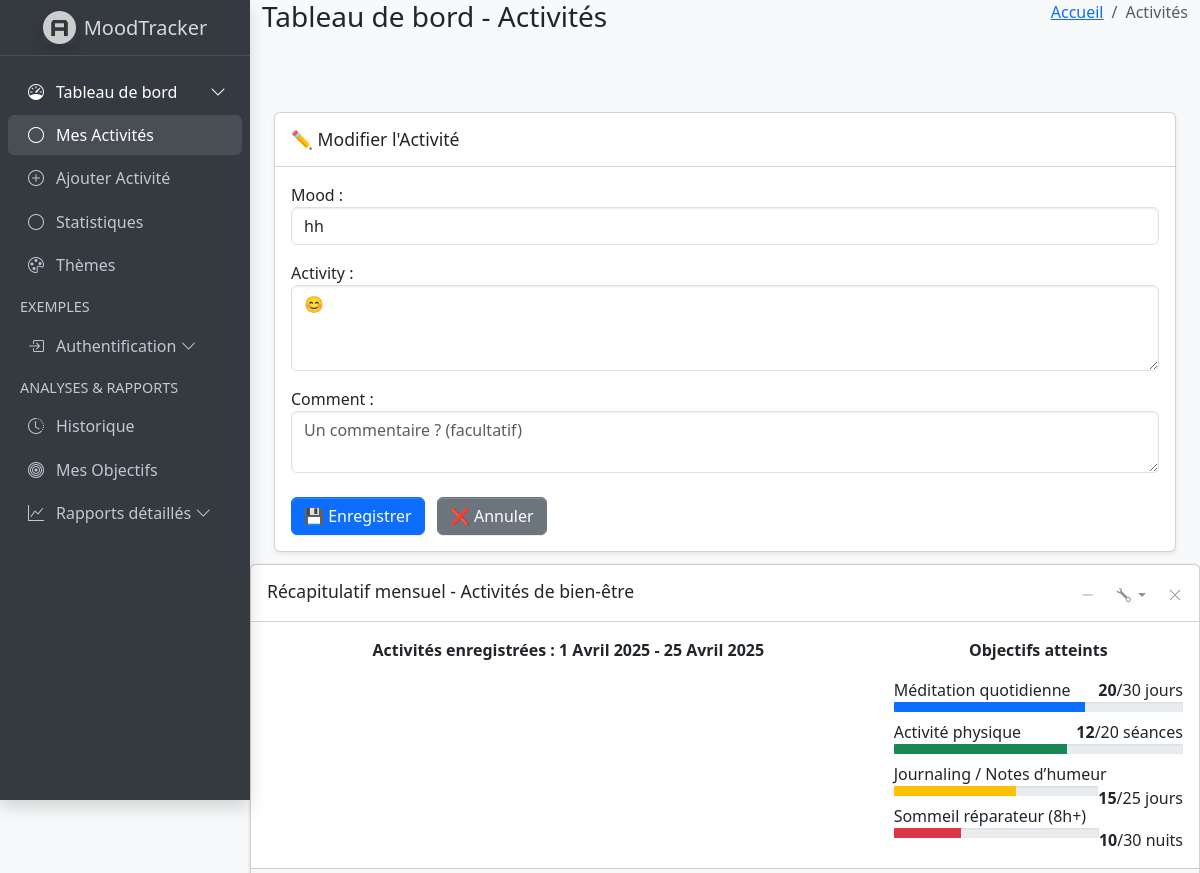
Before: /modifier-activite/1/ (signed in, upper part) with the older database file.
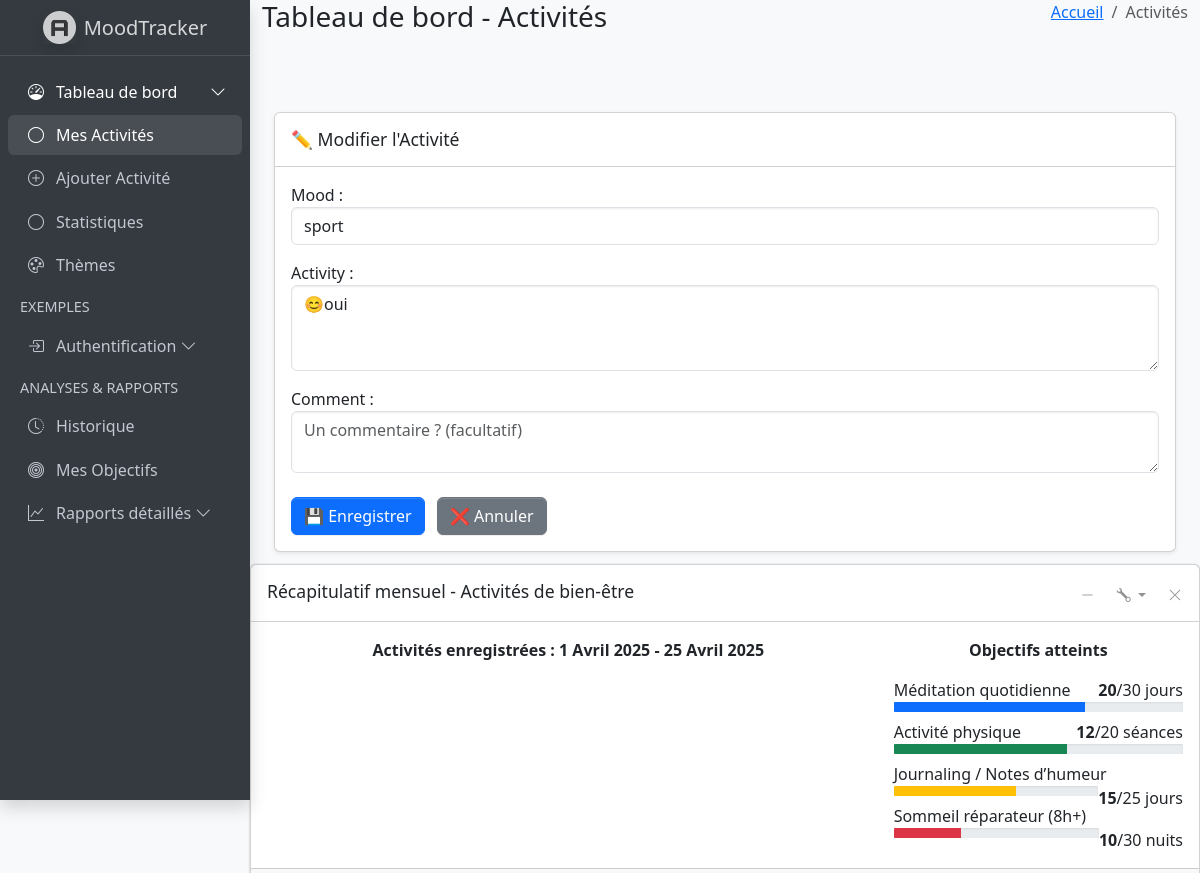
After: the same page with the newer database file.
### activities/models.py (models this page shows, shortened)
class ActiviteBienEtre(models.Model):
    mood = models.CharField(max_length=100)
    activity = models.TextField()
    comment = models.TextField(blank=True, null=True)
    date = models.DateTimeField(auto_now_add=True)
    utilisateur = models.ForeignKey(User, on_delete=models.CASCADE)

### activities/views.py (the view)
# urls.py: path('modifier-activite/<int:id>/', activities_views.edit_activite, name='edit_entry'),
@login_required
def edit_activite(request, id):
    activite = get_object_or_404(ActiviteBienEtre, id=id, utilisateur=request.user)
    if request.method == 'POST':
        form = ActiviteForm(request.POST, instance=activite)
        if form.is_valid():
            form.save()
            messages.success(request, 'Activité modifiée avec succès.')
            return redirect('mes_activites')  # <<< corrigé ici
    else:
        form = ActiviteForm(instance=activite)
    return render(request, 'dashboard/edit_activite.html', {'form': form})

### activities/forms.py
class ActiviteForm(forms.ModelForm):
    class Meta:
        model = ActiviteBienEtre
        fields = ['mood', 'activity', 'comment']
        widgets = {
            'mood': forms.TextInput(attrs={'class': 'form-control', 'placeholder': 'Comment est votre humeur ?'}),
            'activity': forms.Textarea(attrs={'class': 'form-control', 'rows': 3, 'placeholder': 'Décrivez votre activité'}),
            'comment': forms.Textarea(attrs={'class': 'form-control', 'rows': 2, 'placeholder': 'Un commentaire ? (facultatif)'}),
        }

### activities/templates/dashboard/edit_activite.html (shortened to what this page needs)
{% extends 'dashboard/base_dashboard.html' %}
{% block content %}
<div class="container mt-5">
    <div class="card shadow-sm">
        <div class="card-header">
            <h3 class="card-title mb-0">✏️ Modifier l'Activité</h3>
        </div>
        <div class="card-body">
            <form method="post">
                {{ form.as_p }}
                <div class="mt-4">
                    <button type="submit" class="btn btn-primary">💾 Enregistrer</button>
                    <a href="{% url 'mes_activites' %}" class="btn btn-secondary ms-2">❌ Annuler</a>
                </div>
            </form>
        </div>
    </div>
</div>
{% endblock %}

Changed rows visible on the page:
changed ActiviteBienEtre: mood "hh" → "sport"; activity "😊" → "😊oui"
